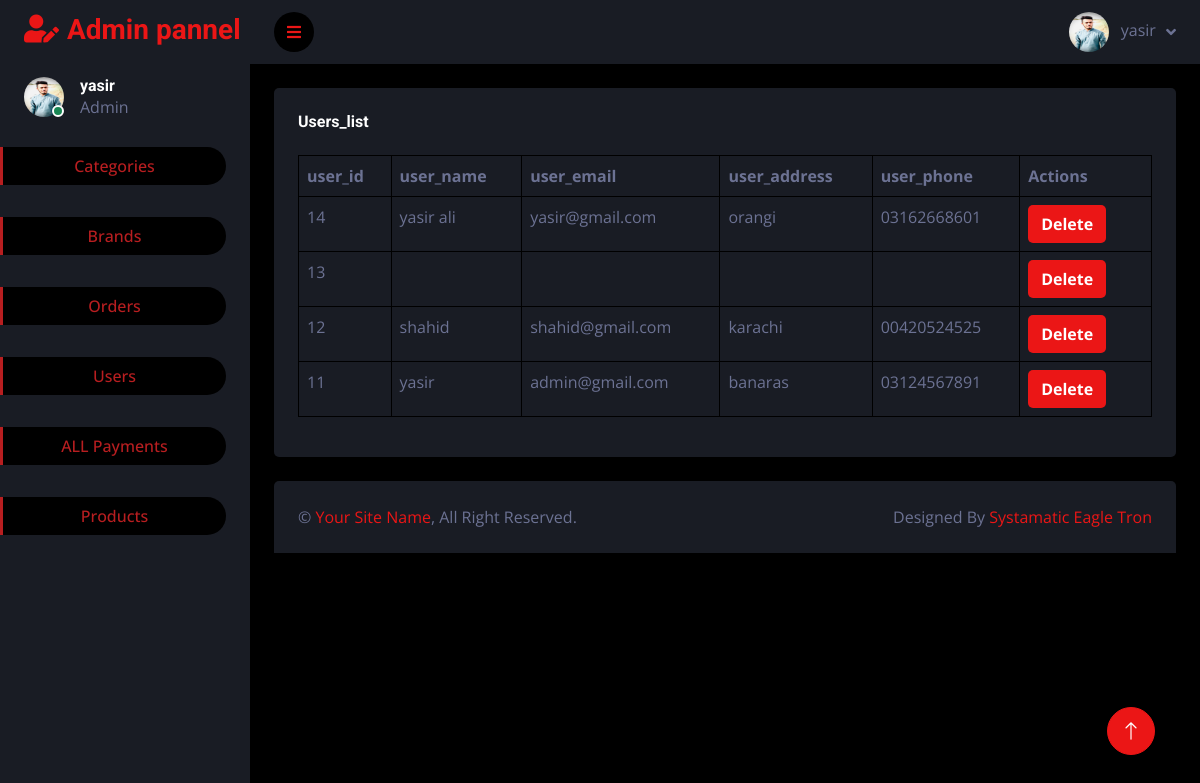
Screenshot of /admin/user.php with the database file from the repository.
### tables this page shows
CREATE TABLE IF NOT EXISTS `users` (
  `user_id` int NOT NULL AUTO_INCREMENT,
  `user_name` varchar(100) NOT NULL,
  `user_email` varchar(250) NOT NULL,
  `user_address` varchar(250) NOT NULL,
  `user_password` varchar(500) NOT NULL,
  `user_contact` varchar(500) NOT NULL,
  `user_ip` varchar(500) NOT NULL,
  PRIMARY KEY (`user_id`)
);

### admin/user.php (the view, shortened to what this page needs)
<?php
include('header.php');
?>
            <div class="container-fluid pt-4 px-4">
            <div class="col-sm-10 col-xl-12">
                        <div class="bg-secondary rounded h-100 p-4">
                            <h6 class="mb-4">Users_list</h6>
                            <div class="table-responsive">
                            <table class="table table-bordered">
                                <thead>
                                    <tr>
                                        <th scope="col">user_id</th>
                                        <th scope="col">user_name</th>
                                        <th scope="col">user_email</th>
                                        <th scope="col">user_address</th>
                                        <th scope="col">user_phone</th>
                                        <th scope="col">Actions</th>
                                    </tr>
                                </thead>
                                <tbody>
                                    <tr>
                                    <?php
$sqlq=mysqli_query($con,"SELECT * from `users`" );
 while( $st=mysqli_fetch_array($sqlq)){
?>
                                        <td ><?php echo $st['user_id'] ?></td>
                                        <td><?php echo $st['user_name'] ?>  </td>
<td><?php echo $st['user_email'] ?></td>
<td><?php echo $st['user_address'] ?></td>
<td><?php echo $st['user_contact'] ?></td>
                                        <td>
                                     <a href="user.php?del&delete_id=<?php echo $st['user_id']?>">   <button style="background-color:#EB1616;font-weight:bolder;color:white; margin-right:10px;"  class="btn">Delete</button></a>
                                    </tr>
                        <?php
 }
                        ?>
                                </tbody>
                            </table>
</div>
                        </div>
                    </div>
            </div>
            <?php
include('footer.php');
?>

### admin/header.php (shortened to what this page needs)
<?php
include('config.php');
?>
<!DOCTYPE html>
<html lang="en">
<head>
    <link href="https://cdnjs.cloudflare.com/ajax/libs/font-awesome/5.10.0/css/all.min.css" rel="stylesheet">
    <link href="https://cdn.jsdelivr.net/npm/bootstrap-icons@1.4.1/font/bootstrap-icons.css" rel="stylesheet">
    <link href="lib/owlcarousel/assets/owl.carousel.min.css" rel="stylesheet">
    <link href="lib/tempusdominus/css/tempusdominus-bootstrap-4.min.css" rel="stylesheet" />
    <link href="css/bootstrap.min.css" rel="stylesheet">
    <link href="css/style.css" rel="stylesheet">
</head>
<body>
    <div class="container-fluid position-relative d-flex p-0">
        <?php
               $set = mysqli_query($con,"SELECT * FROM admin");
               $set1 = mysqli_fetch_array($set);
               ?>
        <div class="sidebar pe-4 pb-3">
            <nav class="navbar bg-secondary navbar-dark">
                <a href="index.html" class="navbar-brand mx-4 mb-3">
                    <h3 class="text-primary"><i class="fa fa-user-edit me-2"></i>Admin pannel</h3>
                </a>
                <div class="d-flex align-items-center ms-4 mb-4">
                    <div class="position-relative">
                        <img class="rounded-circle" src="<?php echo $set1['admin_img']?>" alt="" style="width: 40px; height: 40px;">
                        <div class="bg-success rounded-circle border border-2 border-white position-absolute end-0 bottom-0 p-1"></div>
                    </div>
                    <div class="ms-3">
                        <h6 class="mb-0"><?php echo $set1['admin_name']?></h6>
                        <span>Admin</span>
                    </div>
                </div>
                <div class="navbar-nav w-100">
                    <a href="category.php" class="nav-item nav-link active mt-1 text-center">Categories</a><br>
                    <a href="brand.php" class="nav-item nav-link active mt-2 text-center">Brands</a><br>
                    <a href="order.php" class="nav-item nav-link active mt-2 text-center">Orders</a><br>
                    <a href="user.php" class="nav-item nav-link active mt-2 text-center">Users</a><br>
                    <a href="payment.php" class="nav-item nav-link active mt-2 text-center">ALL Payments</a><br>
                    <a href="product.php" class="nav-item nav-link active mt-2 text-center">Products</a><br>
                </div>
            </nav>
        </div>
        <div class="content">
            <nav class="navbar navbar-expand bg-secondary navbar-dark sticky-top px-4 py-0">
                <a href="#" class="sidebar-toggler flex-shrink-0">
                    <i class="fa fa-bars"></i>
                </a>
                <div class="navbar-nav align-items-center ms-auto">
                       <?php
                       $sqlq=mysqli_query($con,"SELECT * from `admin`" );
 ?>
                    <div class="nav-item dropdown">
                        <a href="#" class="nav-link dropdown-toggle" data-bs-toggle="dropdown">
                            <img class="rounded-circle me-lg-2" src="<?php echo $set1['admin_img']?>" alt="" style="width: 40px; height: 40px;">
                            <span class="d-none d-lg-inline-flex"><?php echo $set1['admin_name']?></span>
                        </a>
                    </div>
                </div>
            </nav>

### admin/css/style.css (style rules this page uses)
:root { --primary: #b81e20; --secondary: #191C24; --light: #6C7293; --dark: #000000; }
.btn { transition: .5s; }
.sidebar { position: fixed; top: 0; left: 0; bottom: 0; width: 250px; height: 100vh; overflow-y: auto; background: var(--secondary); transition: 0.5s; z-index: 999; }
.content { margin-left: 250px; min-height: 100vh; background: var(--dark); transition: 0.5s; }
@media (min-width: 992px) { .sidebar { margin-left: 0; } }
@media (min-width: 992px) { .content { width: calc(100% - 250px); } }
.sidebar .navbar .navbar-nav .nav-link { padding: 7px 20px; color: var(--light); font-weight: 500; border-left: 3px solid var(--secondary); border-radius: 0 30px 30px 0; outline: none; }
.sidebar .navbar .navbar-nav .nav-link:hover, .sidebar .navbar .navbar-nav .nav-link.active { color: var(--primary); background: var(--dark); border-color: var(--primary); }
.content .navbar .navbar-nav .nav-link { margin-left: 25px; padding: 12px 0; color: var(--light); outline: none; }
.content .navbar .sidebar-toggler, .content .navbar .navbar-nav .nav-link i { width: 40px; height: 40px; display: inline-flex; align-items: center; justify-content: center; background: var(--dark); border-radius: 40px; }
.content .navbar .dropdown-toggle::after { margin-left: 6px; vertical-align: middle; border: none; content: "\f107"; font-family: "Font Awesome 5 Free"; font-weight: 900; transition: .5s; }

### rows the page displays
users: user_id "14", user_name "yasir ali", user_email "yasir@gmail.com", user_address "orangi", user_contact "03162668601"
users: user_id "13"
users: user_id "12", user_name "shahid", user_email "shahid@gmail.com", user_address "karachi", user_contact "00420524525"
users: user_id "11", user_name "yasir", user_email "admin@gmail.com", user_address "banaras", user_contact "03124567891"

### other values shown
$set1['admin_name'] "yasir"
